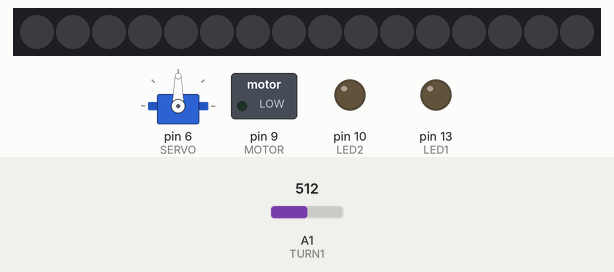
Simulated run of this sketch. Board: Arduino Uno, built with avr-gcc and run on an emulated ATmega328P. On the bench: servo, 16 RGB LEDs in strip order, left to right, switched loads named in the sketch (green lamp = pin HIGH), output pins drawn as LEDs (lit = HIGH). The inputs (shaded band) are chosen by the test bench; at power-on: A1 (TURN1) = 512.

Above: at 1.2 s.
1.3 s: A1 (TURN1) set to 532
At 2.5 s:
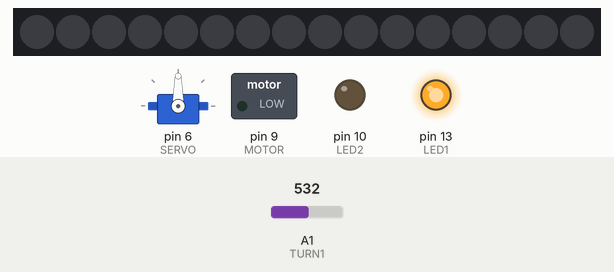
2.8 s: A1 (TURN1) set to 511
At 3.8 s:
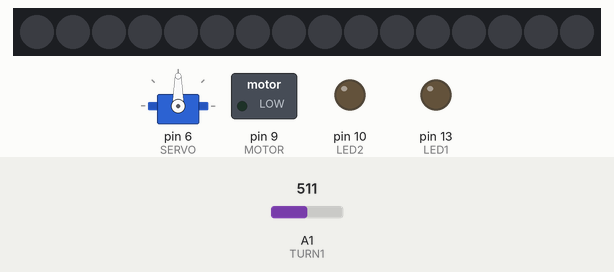
4.3 s: A1 (TURN1) set to 716
At 5.0 s:
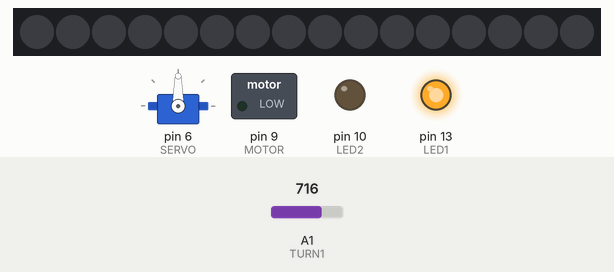
Timing chart, 0 to 7.3 s (numbered marks = the images above; inputs shaded):
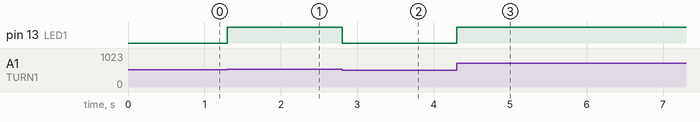

The sketch:

IO-Molecule.ino
```cpp
/*
    ┬┌─┐  ┌┬┐┌─┐┬  ┌─┐┌─┐┬ ┬┬  ┌─┐
    ││ │  ││││ ││  ├┤ │  │ ││  ├┤
    ┴└─┘  ┴ ┴└─┘┴─┘└─┘└─┘└─┘┴─┘└─┘

   This code is a starting point for projects with the IO Molecule 1.0 board.
   It defines which pins are used for which inputs.

*/

#include <Servo.h>
#include <Adafruit_NeoPixel.h>


// connectors
#define DIGITAL   22
#define ANALOG-1  A2
#define ANALOG-2  A3
#define LED1      13
#define LED2      10
#define MOTOR     9
#define SERVO     6
#define NEOPIXELS 12

// on-board components
#define TONE      5
#define PUSH1     1
#define PUSH2     0
#define TURN1     A1
#define TURN2     A0


#define NUMPIXELS 16    // number of NEOPIXELS


Servo servo;
Adafruit_NeoPixel neopixels = Adafruit_NeoPixel(NUMPIXELS, NEOPIXELS, NEO_GRB + NEO_KHZ800);


void setup() {
  // put your setup code here, to run once:
  servo.attach(SERVO);
  neopixels.begin();
  pinMode(LED1, OUTPUT);
  pinMode(LED2, OUTPUT);
  pinMode(MOTOR, OUTPUT);

  pinMode(PUSH1, INPUT_PULLUP);
  pinMode(PUSH2, INPUT_PULLUP);
}

void loop() {

  int ledValue = map(analogRead(TURN1), 0, 1023, 0, 255);
  analogWrite(LED1, ledValue);

}
```

Measured:
- the behaviour switches between 513 and 514 on A1 (TURN1) (found by bisection; images 0 and 1)
- after the input at 1.3 s, pin 13 (LED1): LOW → HIGH at once
- after the input at 2.8 s, pin 13 (LED1): HIGH → LOW at once
- after the input at 4.3 s, pin 13 (LED1): LOW → HIGH at once
